Frame 1 (no input): blank canvas, image omitted
Frame 60 (no input): blank canvas, image omitted
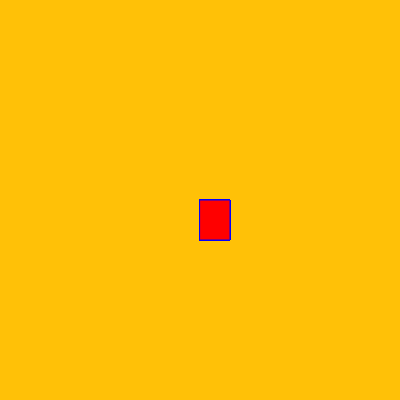
Frame 120 (the mouse pressed at the canvas centre since frame 60)

The p5.js sketch whose frames 1 and 60 were blank and that drew this single picture after the mouse press (run headless with seeded random() and noise() and a simulated clock; from frame 60 on, the mouse is pressed at the canvas centre):

// p5.js sketch
// ── sketch.js
function setup() {
    createCanvas(400, 400);
    background("#FFC107")
  }
  
  function draw() {
    stroke("blue");
    fill("red");
  
  
    if (mouseIsPressed) {
      rect(mouseX, mouseY, 30, 40);
      }
    }
    
